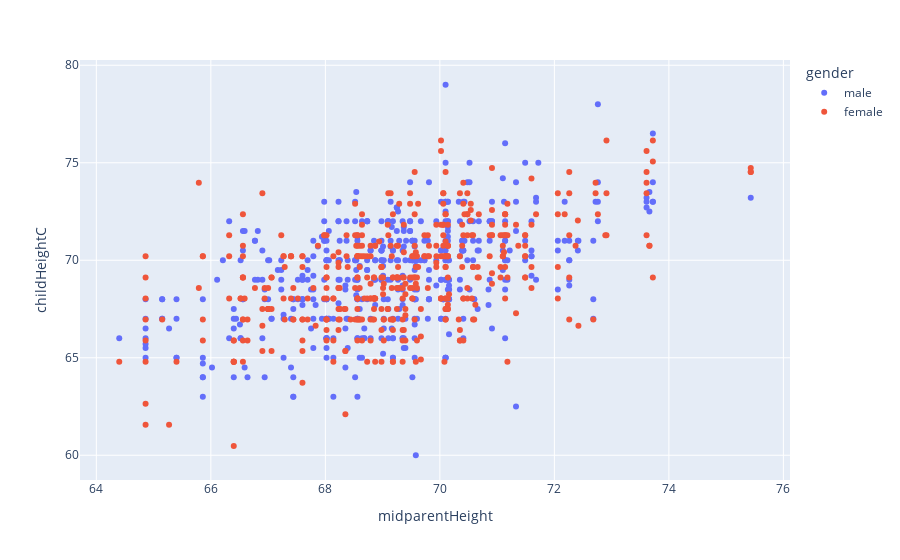

Notebook source saved alongside this figure:
### Markdown cell above
Nous sommes maintenant prêts à visualiser ce jeu de données en utilisant la bibliothèque seaborn.

### Code cell
import seaborn as sns
#fill in the blanks 

import plotly.express as px

fig = px.scatter(df, x="midparentHeight", y="childHeightC", color="gender")

fig.show()

### Figure 1 — Plotly figure (JSON) as saved in the notebook; plotly's stock layout.template omitted (floating-point values rounded to 4 significant figures; data arrays with more than 128 entries replaced by an {"elided": "..."} marker saying what was removed)
{"data": [{"hovertemplate": "gender=male<br>midparentHeight=%{x}<br>childHeightC=%{y}<extra></extra>", "legendgroup": "male", "marker": {"color": "#636efa", "symbol": "circle"}, "mode": "markers", "name": "male", "orientation": "v", "showlegend": true, "type": "scatter", "x": {"elided": "481 float values"}, "xaxis": "x", "y": {"elided": "481 float values"}, "yaxis": "y"}, {"hovertemplate": "gender=female<br>midparentHeight=%{x}<br>childHeightC=%{y}<extra></extra>", "legendgroup": "female", "marker": {"color": "#EF553B", "symbol": "circle"}, "mode": "markers", "name": "female", "orientation": "v", "showlegend": true, "type": "scatter", "x": {"elided": "453 float values"}, "xaxis": "x", "y": {"elided": "453 float values"}, "yaxis": "y"}], "layout": {"legend": {"title": {"text": "gender"}, "tracegroupgap": 0}, "margin": {"t": 60}, "xaxis": {"anchor": "y", "domain": [0, 1], "title": {"text": "midparentHeight"}}, "yaxis": {"anchor": "x", "domain": [0, 1], "title": {"text": "childHeightC"}}}}
